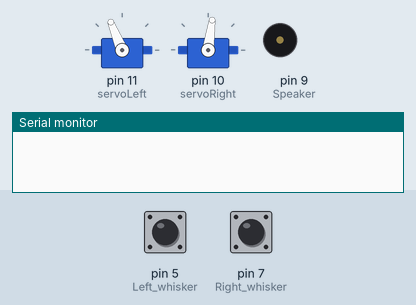
Recording of a sketch running on a simulated Arduino Uno, built with avr-gcc and run on an emulated ATmega328P. Parts: 2 × servo, buzzer (waves = sounding), the last lines printed to the serial monitor. Inputs (shaded band) come from the test bench; at power-on: pin 5 (Left_whisker) HIGH, pin 7 (Right_whisker) HIGH.

Above: at 3.2 s.
3.3 s: pin 5 (Left_whisker) pulled LOW for 0.15 s
At 3.6 s:
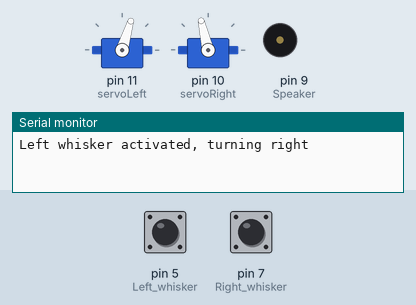
6.1 s: pin 7 (Right_whisker) pulled LOW for 3.2 s
At 8.7 s:
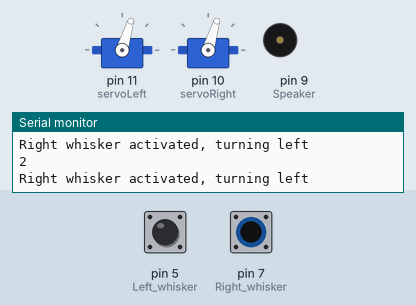
11.7 s: pin 5 (Left_whisker) pulled LOW for 1 s
At 12.85 s:
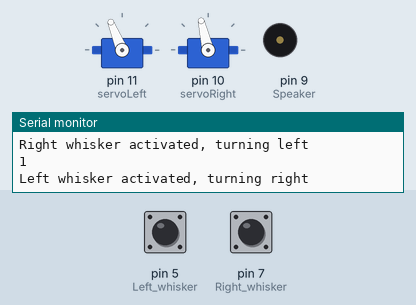
14.5 s: pin 5 (Left_whisker) pulled LOW for 3.2 s
At 15.3 s:
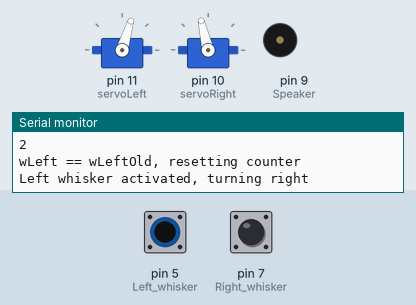
Timing chart, 0 to 19.9 s (numbered marks = the images above; inputs shaded):
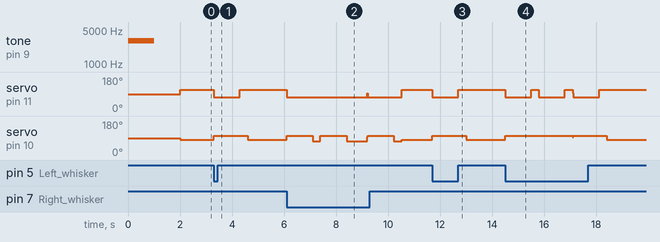

The sketch:

corner-escape.ino
```cpp
#include <Servo.h>

Servo servoRight;
Servo servoLeft;

//Program that let's the bot escape a corner with the use of whiskers
void setup() {
  servoLeft.attach(11);
  servoRight.attach(10);

  pinMode(9, OUTPUT); //Speaker
  pinMode(7, INPUT); //Right whisker
  pinMode(5, INPUT); //Left whisker

  tone(9, 3000, 1000);
  delay(2000);

  Serial.begin(9600);
}

byte wRight;
byte wLeft;

byte wRightOld = 1;
byte wLeftOld = 1;

int counter = 0;

void loop() {

  wRight = digitalRead(7);
  wLeft = digitalRead(5);

  forward();

  //Right whisker activated
  if(wRight == 0){
    Serial.println("Right whisker activated, turning left");
    //turn right led on
    digitalWrite(2, HIGH);

    reverse();
    //Turn Left
    maneuver(1300, 1300, 300);

    counter++;
    Serial.println(counter);

    if(counter == 3){
      Serial.println("Stuck, turning 180deg");
      //Turn 180deg
      maneuver(1300, 1300, 500);
      counter = 0;
    }

    if(wRight == wRightOld){
      Serial.println("wRight == wRightOld, resetting counter");
      counter = 0;
      wRightOld = 1;
    }else{
      wRightOld = wRight;
    }

  }else if(wLeft == 0){
    Serial.println("Left whisker activated, turning right");
    //turn left led on
    digitalWrite(8, HIGH);

    reverse();
    //turn right
    maneuver(1700, 1610, 300);

    counter++;
    Serial.println(counter);

    if(counter == 3){
      Serial.println("Stuck, turning 180deg");
      //Turn 180deg
      maneuver(1300, 1300, 1000);
      counter = 0;
    }

    if(wLeft == wLeftOld){
      Serial.println("wLeft == wLeftOld, resetting counter");
      counter = 0;
      wLeftOld = 1;
    }else{
      wLeftOld = wLeft;
    }

  }else{
    digitalWrite(2, LOW);
    digitalWrite(8, LOW);
  }
}

void forward(){
  servoLeft.writeMicroseconds(1700);
  servoRight.writeMicroseconds(1390);
}

void reverse(){
  servoLeft.writeMicroseconds(1300);
  servoRight.writeMicroseconds(1610);
  delay(1000);
  servoLeft.writeMicroseconds(1500);
  servoRight.writeMicroseconds(1500);
}

void maneuver(int speedLeft, int speedRight, int msTime){
  servoLeft.writeMicroseconds(speedLeft);
  servoRight.writeMicroseconds(speedRight);
  if(msTime == -1){
    servoLeft.detach();
    servoRight.detach();
  }
  delay(msTime);
  servoLeft.writeMicroseconds(1500);
  servoRight.writeMicroseconds(1500);
}
```

Measured:
- after the input at 3.3 s, servo on pin 11 (servoLeft): 112° → 73° at once, → 112° 1.0 s later; servo on pin 10 (servoRight): 82° → 103° at once, → 82° 1.3 s later
- after the input at 6.1 s, servo on pin 11 (servoLeft): 112° → 73° at once, → 112° 4.4 s later; servo on pin 10 (servoRight): 82° → 103° at once, → 73° 1.0 s later, → 103° 0.30 s later, → 73° 1.0 s later, … (7 changes in this stretch)
- after the input at 11.7 s, servo on pin 11 (servoLeft): 112° → 73° at once, → 112° 1.0 s later; servo on pin 10 (servoRight): 82° → 103° at once, → 82° 1.3 s later
- after the input at 14.5 s, servo on pin 11 (servoLeft): alternates 112° for 0.30 s and 73° for 1.0 s, 6 changes in all, then stays 112°, starting at once; servo on pin 10 (servoRight): 82° → 103° at once, → 82° 3.9 s later
